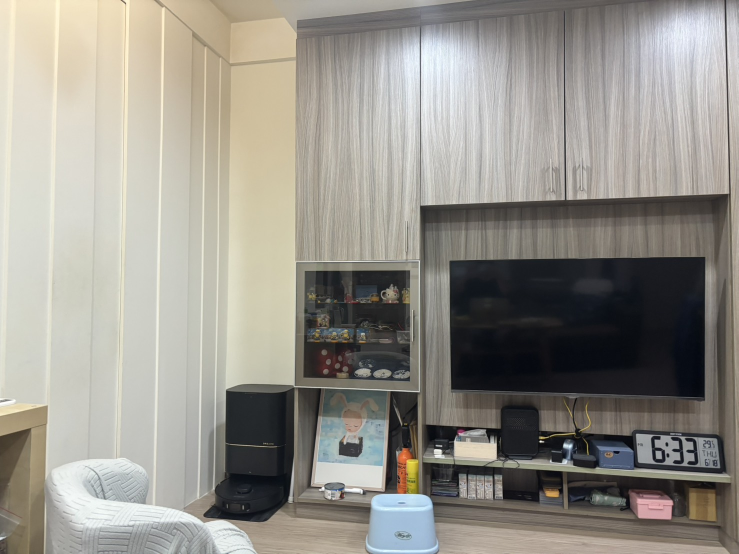
#> input picture hw4/img1.jpg, 1477 x 1108 px (shown at 1/2 size)
$ python project_cylinder.py img1.jpg
#> lines starting #> are read from the running program, lines starting #| are printed output that depends on the picture
"""
Cylindrical Panorama — direct inverse sampling from originals.

For each output pixel (u, v) in the cylindrical canvas, compute the 3-D ray,
back-project it into whichever original image covers that angle, and sample
directly — no intermediate re-projection step, maximum resolution.

Math recap (cylindrical coords centered at image center):
    θ = (u − cx) / f
    x_src = f · tan(θ) + cx
    y_src = (v − cy) / cos(θ) + cy

Usage:
    python project_cylinder.py                  # interactive (default 8 pts)
    python project_cylinder.py --npts 16        # pick more correspondences
    python project_cylinder.py --hardcoded      # saved correspondences
    python project_cylinder.py --focal 1400     # override focal length
"""

import sys
import numpy as np
from scipy.ndimage import map_coordinates
import matplotlib
matplotlib.use('TkAgg')
import matplotlib.pyplot as plt
from matplotlib.image import imread as mpl_imread
from homography import computeH, warpImage

# ---------------------------------------------------------------------------
# Hardcoded correspondences (img1 pixels ↔ img2 pixels)
# ---------------------------------------------------------------------------
IM1_PTS = np.array([
    [ 837.9,   47.7],
    [1130.5,   17.4],
    [ 838.9,  410.4],
    [1129.5,  398.9],
    [1460.8,  385.3],
    [ 843.1,  513.8],
    [ 896.4,  518.0],
    [1410.7,  517.0],
    [ 833.7,  780.3],
    [ 896.4,  779.3],
    [1400.2,  795.0],
    [1265.4,  865.0],
    [1439.9,  872.3],
    [ 845.2,  925.6],
    [1129.5,  937.1],
    [1458.7,  957.0],
], dtype=np.float64)

IM2_PTS = np.array([
    [ 293.2,   10.1],
    [ 589.0,   49.8],
    [ 279.6,  397.8],
    [ 584.8,  416.6],
    [ 846.1,  431.3],
    [ 273.3,  512.8],
    [ 346.5,  519.1],
    [ 810.6,  537.9],
    [ 266.0,  802.3],
    [ 345.5,  795.0],
    [ 799.1,  781.4],
    [ 692.5,  849.3],
    [ 827.3,  847.2],
    [ 268.1,  955.9],
    [ 571.2,  936.1],
    [ 836.7,  916.2],
], dtype=np.float64)

DEFAULT_FOCAL = 1200.0   # pixels — good starting point for ~60° horizontal FOV


# ---------------------------------------------------------------------------
# Core: cylindrical inverse sampling
# ---------------------------------------------------------------------------
# [177 lines left out: functions project_to_cylinder, to_cylinder_uv, estimate_offset, make_alpha, stitch, build_canvas and 1 more, not called in this run]


# ---------------------------------------------------------------------------
# Interactive correspondence picker (same API as mosaic.py)
# ---------------------------------------------------------------------------
def pick_correspondences(im1: np.ndarray, im2: np.ndarray,
                         n: int = 8) -> tuple:
    h1, w1 = im1.shape[:2]
    h2, w2 = im2.shape[:2]
    pad = max(h1, h2)
    canvas = np.zeros((pad, w1 + w2, 3), dtype=np.float64)
    canvas[:h1, :w1] = im1
    canvas[:h2, w1:] = im2

    fig, ax = plt.subplots(figsize=(15, 6))
    ax.imshow(canvas)
    ax.axvline(x=w1 - 0.5, color='yellow', lw=2, ls='--', alpha=0.8)
    ax.set_title(f"Click {n} in LEFT (im1), then {n} in RIGHT (im2)", fontsize=11)
    ax.axis('off')
    plt.tight_layout()

    all_pts = np.array(plt.ginput(2 * n, timeout=300), dtype=np.float64)
    plt.close(fig)

    im1_pts = all_pts[:n].copy()
    im2_pts = all_pts[n:].copy()
    im2_pts[:, 0] -= w1
    return im1_pts, im2_pts


# ---------------------------------------------------------------------------
# Main
# ---------------------------------------------------------------------------
def main() -> None:
    hardcoded = "--hardcoded" in sys.argv

    f = DEFAULT_FOCAL
    if "--focal" in sys.argv:
        idx = sys.argv.index("--focal")
        f = float(sys.argv[idx + 1])

    npts = 8
    if "--npts" in sys.argv:
        idx = sys.argv.index("--npts")
        npts = int(sys.argv[idx + 1])

    im1 = mpl_imread("img1.jpg").astype(np.float64) / 255.0
    im2 = mpl_imread("img2.jpg").astype(np.float64) / 255.0
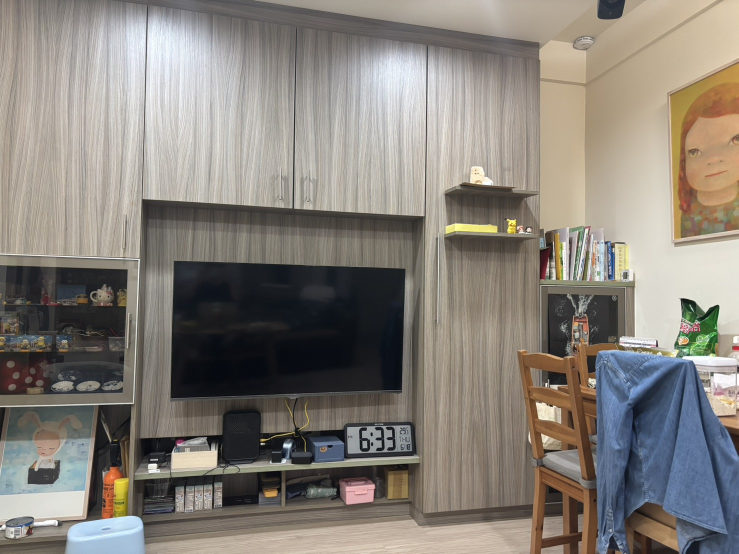
#> input picture hw4/img2.jpg, 1477 x 1108 px (shown at 1/2 size)
    H_im, W_im = im1.shape[:2]
#> H_im = 1108; W_im = 1477

    if hardcoded:
        im1_pts, im2_pts = IM1_PTS.copy(), IM2_PTS.copy()
        print(f"Using hardcoded correspondences ({len(IM1_PTS)} pairs).")
    else:
        im1_pts, im2_pts = pick_correspondences(im1, im2, n=npts)
#> in pick_correspondences, `canvas[:h1, :w1] = im1`:
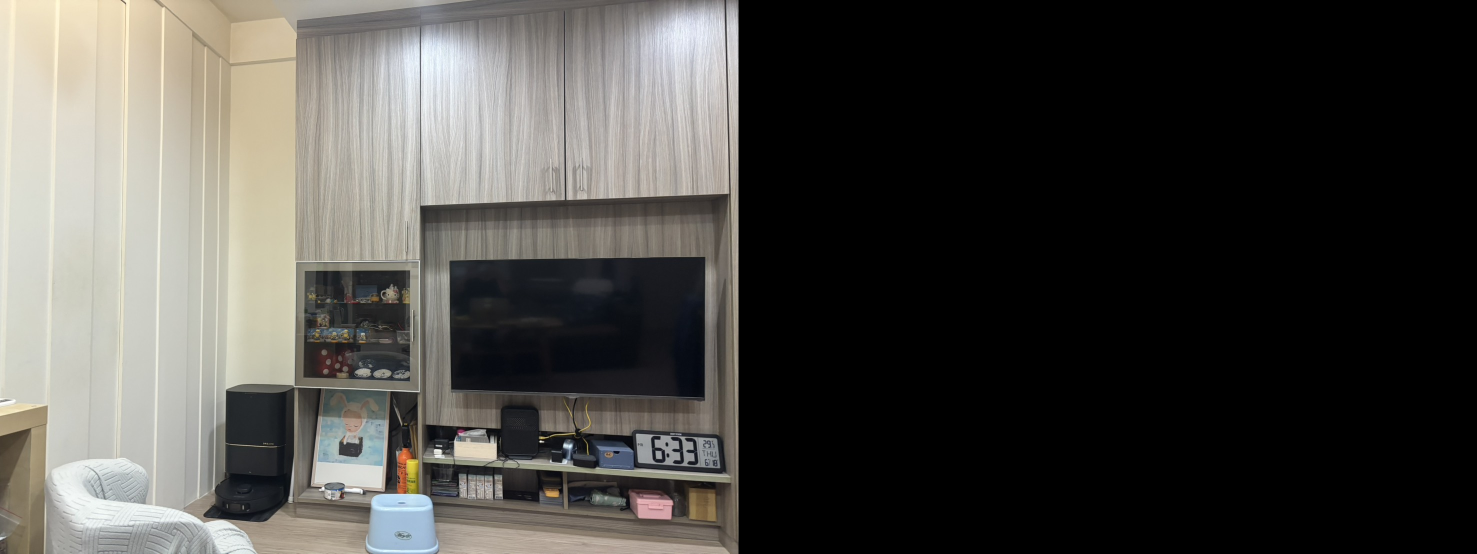
#> canvas: shape (1108, 2954, 3) float64 (shown at 1/2 size); mean R, G, B 0.294, 0.288, 0.273
#> in pick_correspondences, `canvas[:h2, w1:] = im2`:
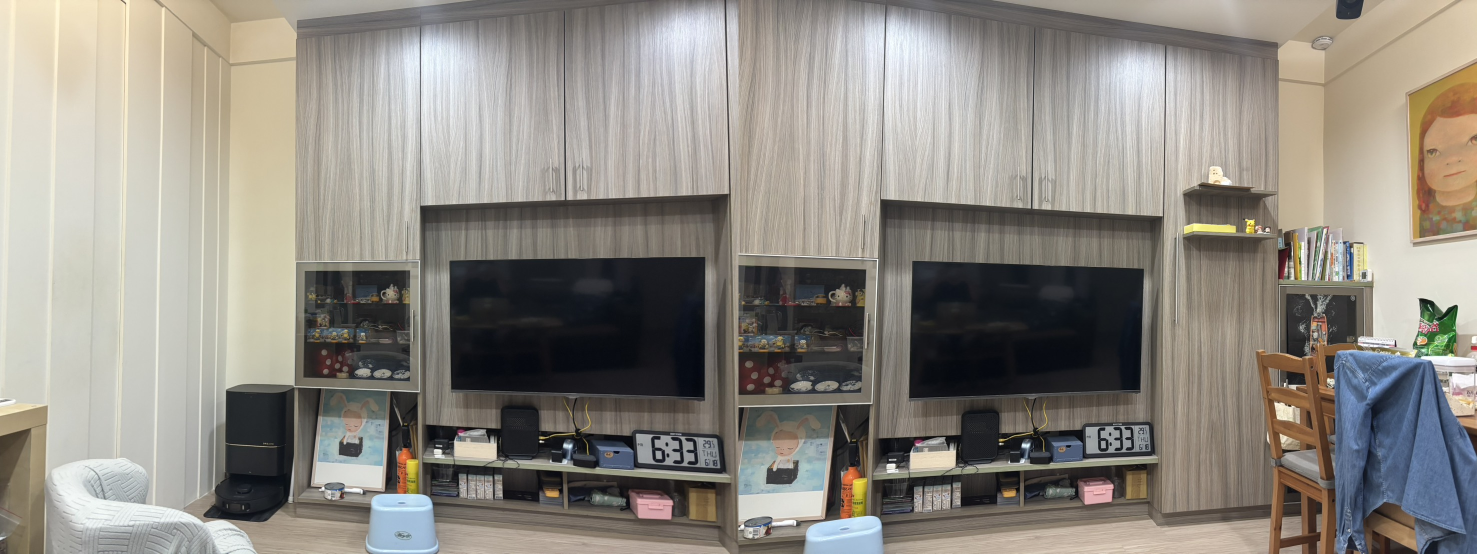
#> canvas: shape (1108, 2954, 3) float64 (shown at 1/2 size); mean R, G, B 0.559, 0.541, 0.512
        print(f"\nim1_pts =\n{im1_pts}\nim2_pts =\n{im2_pts}")

    n = len(im1_pts)
    print(f"Focal length  f = {f:.0f} px  |  {n} correspondences  "
          f"(image {W_im}×{H_im})")

    print("Projecting im1 → cylinder …")
    cyl1, mask1 = project_to_cylinder(im1, f)
    print("Projecting im2 → cylinder …")
    cyl2, mask2 = project_to_cylinder(im2, f)

    # --- Method A: median translation (original) ---
    du, dv = estimate_offset(im1_pts, im2_pts, f, W_im, H_im)
    print(f"\n[A] Median translation  du={du:+.1f}  dv={dv:+.1f} px")
    pano_A = stitch(cyl1, mask1, cyl2, mask2, du, dv)

    # --- Method B: least-squares H in cylindrical space ---
    cx, cy = W_im / 2.0, H_im / 2.0
    cyl1_pts = to_cylinder_uv(im1_pts, f, cx, cy)
    cyl2_pts = to_cylinder_uv(im2_pts, f, cx, cy)
    H_cyl = computeH(cyl2_pts, cyl1_pts)   # maps cyl2 → cyl1 (n≥4, least-squares)
    print(f"\n[B] Least-squares H in cylindrical space  ({n} pt pairs):\n{H_cyl}")
    cv1, cv2, ca1, ca2, _, _ = build_canvas(cyl1, mask1, cyl2, mask2, H_cyl)
    pano_B = blend(cv1, cv2, ca1, ca2)

    print(f"\nPanorama A (translation): {pano_A.shape[1]}×{pano_A.shape[0]}")
    print(f"Panorama B (H least-sq):  {pano_B.shape[1]}×{pano_B.shape[0]}")

    # ------------------------------------------------------------------ plot
    fig = plt.figure(figsize=(17, 11))
    fig.suptitle(f"Cylindrical Panorama  f={f:.0f} px  |  {n} correspondences",
                 fontsize=12, fontweight="bold")
    gs = fig.add_gridspec(3, 2, hspace=0.08, wspace=0.04)

    ax00 = fig.add_subplot(gs[0, 0]); ax01 = fig.add_subplot(gs[0, 1])
    ax10 = fig.add_subplot(gs[1, 0]); ax11 = fig.add_subplot(gs[1, 1])
    ax20 = fig.add_subplot(gs[2, :])   # full-width bottom row

    ax00.imshow(im1);              ax00.set_title(f"im1  ({W_im}×{H_im})")
    ax01.imshow(im2);              ax01.set_title(f"im2  ({im2.shape[1]}×{im2.shape[0]})")
    ax10.imshow(np.clip(cyl1,0,1)); ax10.set_title(f"cyl(im1)  f={f:.0f}")
    ax11.imshow(np.clip(cyl2,0,1)); ax11.set_title(f"cyl(im2)  f={f:.0f}")
    ax20.imshow(np.clip(pano_B,0,1))
    ax20.set_title(f"[B] Least-squares H  {pano_B.shape[1]}×{pano_B.shape[0]}")

    for ax in (ax00, ax01, ax10, ax11, ax20):
        ax.axis("off")

    plt.savefig("cylindrical_panorama.png", dpi=150, bbox_inches="tight")
    print("Saved → cylindrical_panorama.png")

    # Save comparison figure separately
    fig2, axes = plt.subplots(1, 2, figsize=(18, 5))
    fig2.suptitle(f"Comparison  f={f:.0f} px  |  {n} pts", fontsize=11,
                  fontweight="bold")
    axes[0].imshow(np.clip(pano_A, 0, 1))
    axes[0].set_title(f"[A] Median translation  {pano_A.shape[1]}×{pano_A.shape[0]}")
    axes[0].axis("off")
    axes[1].imshow(np.clip(pano_B, 0, 1))
    axes[1].set_title(f"[B] Least-squares H  {pano_B.shape[1]}×{pano_B.shape[0]}")
    axes[1].axis("off")
    plt.tight_layout()
    plt.savefig("cylindrical_comparison.png", dpi=150, bbox_inches="tight")
    print("Saved → cylindrical_comparison.png")

    plt.show()


if __name__ == "__main__":
#> (the run stopped early here; a loop or call above may not have finished)
